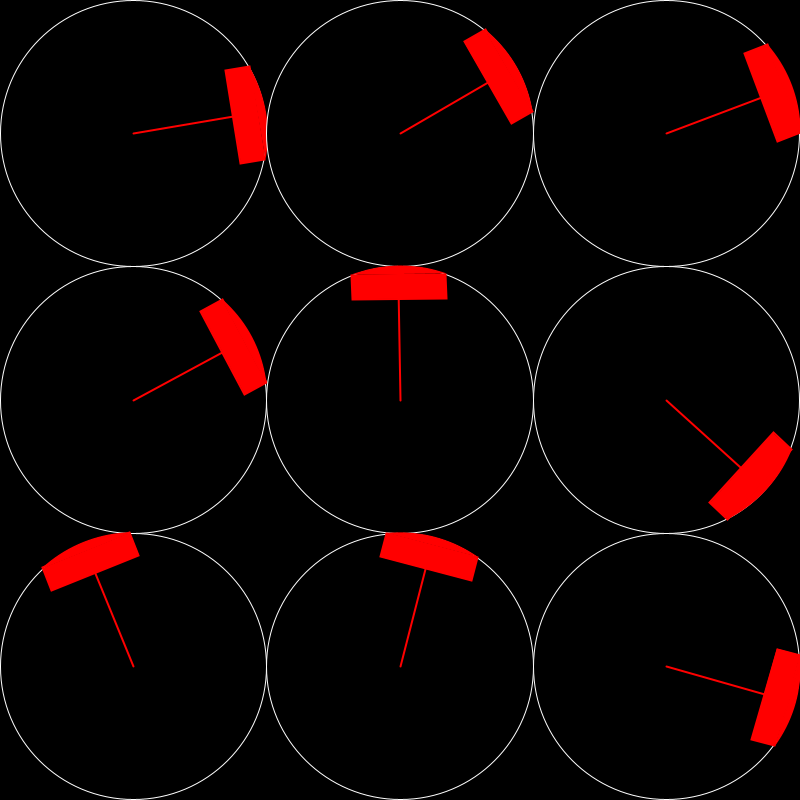
Frame 1 (no input)
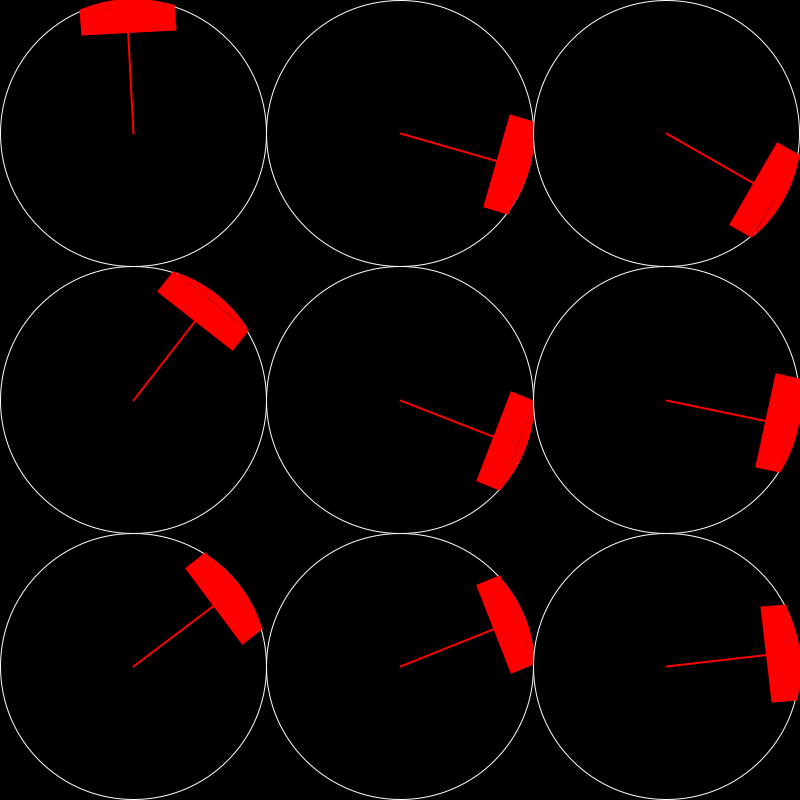
Frame 60 (the mouse pressed at the canvas centre just before this capture)
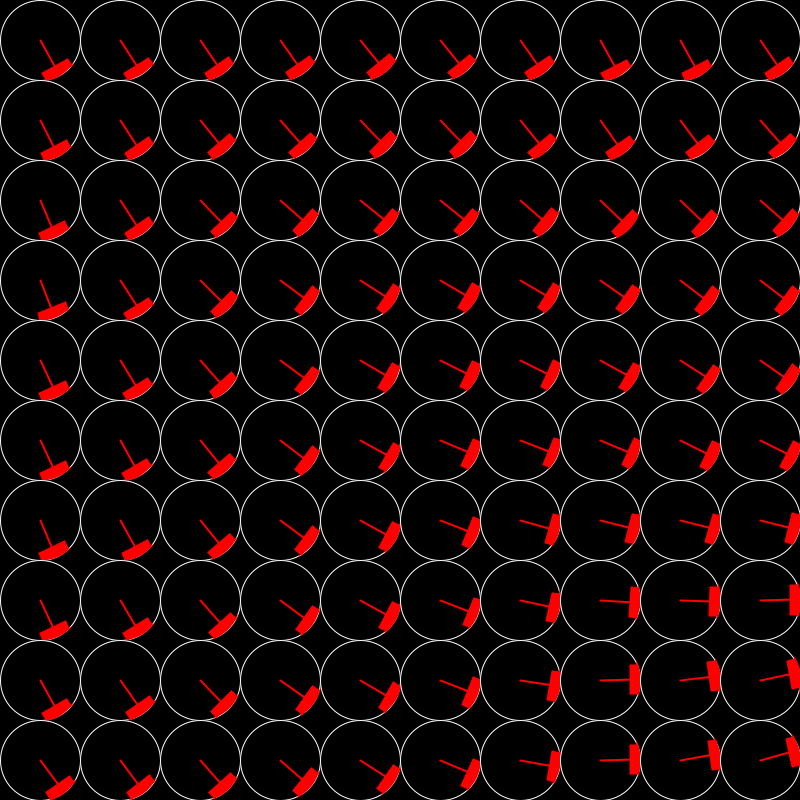
Frame 120 (the mouse held since frame 60 and released just before this capture)

The Processing sketch that drew these frames (run headless with seeded random() and noise(); from frame 60 on, the mouse is pressed at the canvas centre):

// Processing sketch: forAndRandomness
// ── forAndRandomness.pde
int tileNum;
int randomSeed = 0;
float noiseMult;
int maxTile = 16;

void setup() {
  size(800, 800);
  rectMode(CENTER);
}

void draw() {
  noiseSeed(randomSeed);
  randomSeed(randomSeed);
  background(0);

  tileNum = int(map(mouseX, 0, width, 3, maxTile + 1));
  noiseMult = pow(10, map(mouseY, 0, height, -2.5, -4));

  float tileSize = width / float(tileNum);

  for (int row = 0; row < tileNum; row++) {
    for (int col = 0; col < tileNum; col++) {
      float rectX = tileSize * col;
      float rectY = tileSize * row;
      float centerX = rectX + tileSize * 0.5;
      float centerY = rectY + tileSize * 0.5;
      float lineMove = frameCount * noiseMult * noiseMult * 3000;
      float noiseVal = noise(centerX * noiseMult, centerY * noiseMult, lineMove);
      
      fill(0);
      stroke(255);
      strokeWeight(1);
      fill(0);
      circle(centerX, centerY, tileSize);

      pushMatrix();
      translate(centerX, centerY);
      rotate(radians(360 * noiseVal));
      stroke(255, 0, 0);
      strokeWeight(2);
      line(0, 0, -tileSize * 0.85 * 0.5, 0);
      fill(255, 0, 0);
      rect(-tileSize * 0.85 * 0.5, 0, tileSize * 0.15 * 0.5 * 1.21, tileSize * 0.15 * 2.35);
      arc(0, 0, tileSize, tileSize, PI + radians(-18), PI + radians(18), CHORD);
      popMatrix();
    }
  }
}
